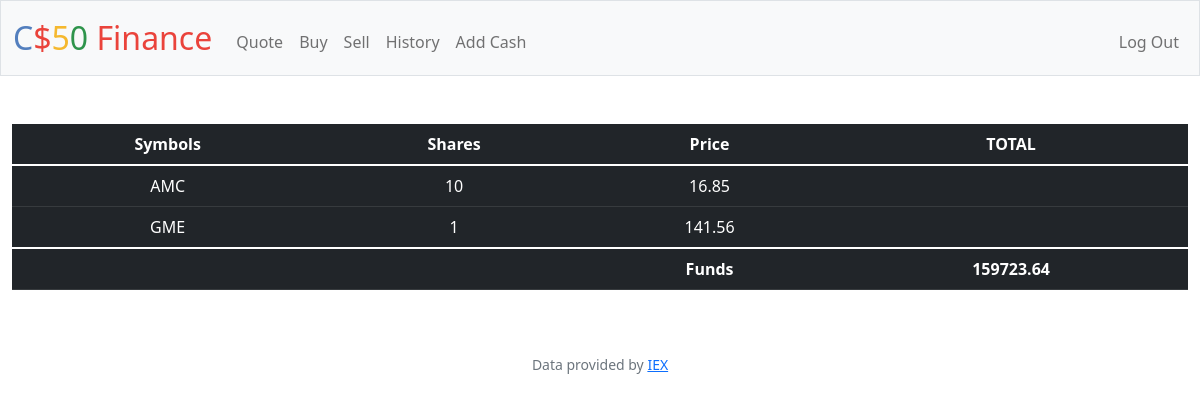
Screenshot of / (signed in) with the database file from the repository.
### tables this page shows
CREATE TABLE 'transactions' ('id' INTEGER PRIMARY KEY AUTOINCREMENT NOT NULL, 'user_id' INTEGER, 'symbol' TEXT, 'shares' INTEGER, 'price' REAL, 'date' DATETIME);

CREATE TABLE users (id INTEGER PRIMARY KEY AUTOINCREMENT NOT NULL, username TEXT NOT NULL, hash TEXT NOT NULL, cash NUMERIC NOT NULL DEFAULT 10000.00);

### app.py (the view)
@app.route("/")
@login_required
def index():
    user_id = session["user_id"]
    transactions_db = db.execute(
        "SELECT symbol, SUM(shares) AS shares, price FROM transactions WHERE user_id = ? GROUP BY symbol", user_id)
    cash_db = db.execute("SELECT cash FROM users WHERE id = ?", user_id)
    cash = cash_db[0]["cash"]
    return render_template("index.html", database=transactions_db, cash=cash)

### app.py (called while the page is built)
@app.after_request
def after_request(response):
    response.headers["Cache-Control"] = "no-cache, no-store, must-revalidate"
    response.headers["Expires"] = 0
    response.headers["Pragma"] = "no-cache"
    return response

### helpers.py (called while the page is built)
def login_required(f):
    @wraps(f)
    def decorated_function(*args, **kwargs):
        if session.get("user_id") is None:
            return redirect("/login")
        return f(*args, **kwargs)
    return decorated_function

### templates/index.html (shortened to what this page needs)
{% extends "layout.html" %}
{% block main %}
<table class="table table-hover table-dark">
    <thead>
      <tr>
        <th scope="col">Symbols</th>
        <th scope="col">Shares</th>
        <th scope="col">Price</th>
        <th score="col">TOTAL</th>
      </tr>
    </thead>
    <tbody>
        {% for row in database %}
        <tr>
          <td>{{ row["symbol"] }}</td>
          <td>{{ row["shares"] }}</td>
          <td>{{ row["price"] }}</td>
          <td>{{ row["total"] }}</td>
        </tr>
      {% endfor %}
    </tbody>
    <tfoot>
        <tr>
            <td></td>
            <td></td>
            <th scope="1">Funds</th>
            <th score="1">{{ cash }}</th>
        </tr>
    </tfoot>
  </table>
{% endblock %}

### rows the page displays
transactions: symbol "AMC", shares "10", price "16.85"
transactions: symbol "GME", shares "1", price "141.56"
users: cash "159723.64"
